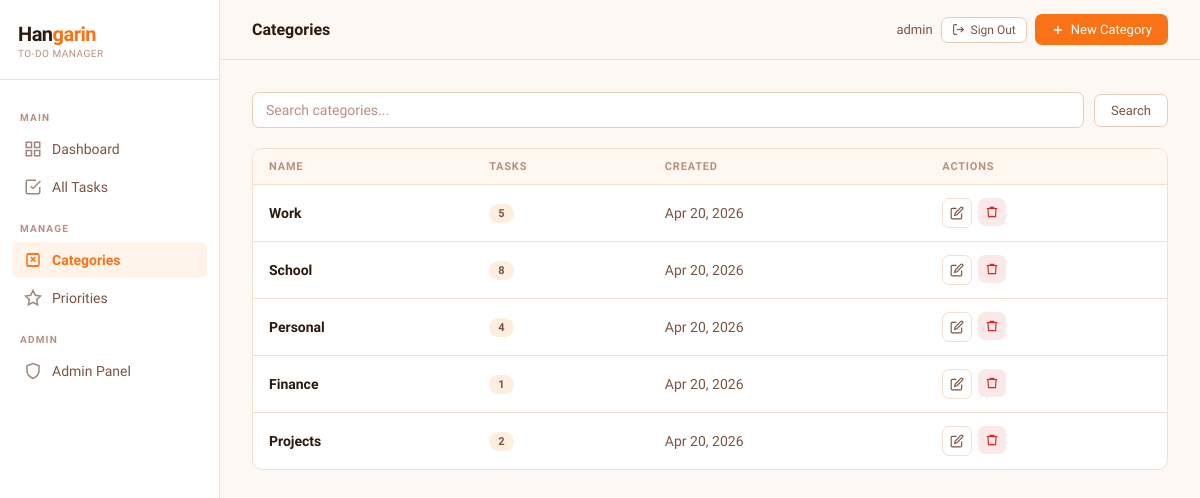
Page /categories/ (signed in) on the committed database.
### tasks/models.py (models this page shows, shortened)
class BaseModel(models.Model):
    created_at = models.DateTimeField(auto_now_add=True)
    updated_at = models.DateTimeField(auto_now=True)
    class Meta:
        abstract = True

class Category(BaseModel):
    name = models.CharField(max_length=100, unique=True)
    class Meta:
        verbose_name = "Category"
        verbose_name_plural = "Categories"
        ordering = ['name']

### tasks/views.py (the view)
# urls.py: path('categories/', views.category_list, name='category_list'),
@login_required
def category_list(request):
    search_query = request.GET.get('q', '')
    categories = Category.objects.annotate(task_count=Count('tasks'))
    if search_query:
        categories = categories.filter(name__icontains=search_query)
    paginator = Paginator(categories, 10)
    page_obj = paginator.get_page(request.GET.get('page'))
    return render(request, 'tasks/category_list.html', {
        'page_obj': page_obj,
        'search_query': search_query,
    })

### tasks/templates/tasks/category_list.html (shortened to what this page needs)
{% extends "tasks/base.html" %}
{% block page_title %}Categories{% endblock %}
{% block topbar_actions %}
  <a href="{% url 'category_create' %}" class="btn btn-primary">
    <svg width="14" height="14" viewBox="0 0 24 24" fill="none" stroke="currentColor" stroke-width="2.5"><line x1="12" y1="5" x2="12" y2="19"/><line x1="5" y1="12" x2="19" y2="12"/></svg>
    New Category
  </a>
{% endblock %}
{% block content %}
<form method="get" class="filter-bar">
  <input type="text" name="q" class="form-input" placeholder="Search categories..." value="{{ search_query }}" style="flex:1;">
  <button type="submit" class="btn btn-secondary">Search</button>
</form>
<div class="table-wrap">
  <table>
    <thead>
      <tr>
        <th>Name</th>
        <th>Tasks</th>
        <th>Created</th>
        <th>Actions</th>
      </tr>
    </thead>
    <tbody>
      {% for cat in page_obj %}
        <tr>
          <td class="td-title">{{ cat.name }}</td>
          <td>
            <span class="badge badge-default">{{ cat.task_count }}</span>
          </td>
          <td>{{ cat.created_at|date:"M d, Y" }}</td>
          <td>
            <div class="action-btns" style="display:flex;gap:6px;">
              <a href="{% url 'category_update' cat.pk %}" class="btn-icon" title="Edit">
                <svg width="14" height="14" viewBox="0 0 24 24" fill="none" stroke="currentColor" stroke-width="2"><path d="M11 4H4a2 2 0 0 0-2 2v14a2 2 0 0 0 2 2h14a2 2 0 0 0 2-2v-7"/><path d="M18.5 2.5a2.121 2.121 0 0 1 3 3L12 15l-4 1 1-4 9.5-9.5z"/></svg>
              </a>
              <form method="post" action="{% url 'category_delete' cat.pk %}" onsubmit="return confirm('Delete this category?')">
                <button type="submit" class="btn-icon" style="border:none;background:var(--red-dim);">
                  <svg width="14" height="14" viewBox="0 0 24 24" fill="none" stroke="var(--red)" stroke-width="2"><polyline points="3 6 5 6 21 6"/><path d="M19 6l-1 14H6L5 6"/><path d="M9 6V4h6v2"/></svg>
                </button>
              </form>
            </div>
          </td>
        </tr>
      {% empty %}
        <tr><td colspan="4" style="text-align:center;padding:40px;color:var(--text3);">No categories found.</td></tr>
      {% endfor %}
    </tbody>
  </table>
</div>
{% endblock %}

### tasks/templates/tasks/base.html (shortened to what this page needs)
<!DOCTYPE html>
<html lang="en">
<head>
</head>
<body>
<aside class="sidebar">
  <div class="sidebar-brand">
    <div class="logo-mark">Han<span>garin</span></div>
    <div class="tagline">To-Do Manager</div>
  </div>
  <nav class="sidebar-nav">
    <div class="nav-section-label">Main</div>
    <a href="{% url 'dashboard' %}" class="nav-link {% if request.resolver_match.url_name == 'dashboard' %}active{% endif %}">
      <svg class="icon" viewBox="0 0 24 24" fill="none" stroke="currentColor" stroke-width="2"><rect x="3" y="3" width="7" height="7"/><rect x="14" y="3" width="7" height="7"/><rect x="3" y="14" width="7" height="7"/><rect x="14" y="14" width="7" height="7"/></svg>
      Dashboard
    </a>
    <a href="{% url 'task_list' %}" class="nav-link {% if 'task' in request.resolver_match.url_name %}active{% endif %}">
      <svg class="icon" viewBox="0 0 24 24" fill="none" stroke="currentColor" stroke-width="2"><path d="M9 11l3 3L22 4"/><path d="M21 12v7a2 2 0 0 1-2 2H5a2 2 0 0 1-2-2V5a2 2 0 0 1 2-2h11"/></svg>
      All Tasks
    </a>
    <div class="nav-section-label">Manage</div>
    <a href="{% url 'category_list' %}" class="nav-link {% if 'category' in request.resolver_match.url_name %}active{% endif %}">
      <svg class="icon" viewBox="0 0 24 24" fill="none" stroke="currentColor" stroke-width="2"><path d="M4 20h16M4 4h16M9 8l3 3-3 3M15 8l-3 3 3 3"/><rect x="4" y="4" width="16" height="16" rx="2"/></svg>
      Categories
    </a>
    <a href="{% url 'priority_list' %}" class="nav-link {% if 'priority' in request.resolver_match.url_name %}active{% endif %}">
      <svg class="icon" viewBox="0 0 24 24" fill="none" stroke="currentColor" stroke-width="2"><path d="M12 2l3.09 6.26L22 9.27l-5 4.87 1.18 6.88L12 17.77l-6.18 3.25L7 14.14 2 9.27l6.91-1.01L12 2z"/></svg>
      Priorities
    </a>
    <div class="nav-section-label">Admin</div>
    <a href="/admin/" class="nav-link" target="_blank">
      <svg class="icon" viewBox="0 0 24 24" fill="none" stroke="currentColor" stroke-width="2"><path d="M12 22s8-4 8-10V5l-8-3-8 3v7c0 6 8 10 8 10z"/></svg>
      Admin Panel
    </a>
  </nav>
</aside>
<div class="main">
  <header class="topbar">
    <span class="topbar-title">{% block page_title %}Hangarin{% endblock %}</span>
    <div class="topbar-actions">
      <span style="font-size:13px; color:var(--text2); font-weight:500;">
        {{ request.user.username }}
      </span>
      <a href="{% url 'account_logout' %}" class="btn btn-secondary btn-sm">
        <svg width="13" height="13" viewBox="0 0 24 24" fill="none" stroke="currentColor" stroke-width="2">
          <path d="M9 21H5a2 2 0 0 1-2-2V5a2 2 0 0 1 2-2h4"/>
          <polyline points="16 17 21 12 16 7"/>
          <line x1="21" y1="12" x2="9" y2="12"/>
        </svg>
        Sign Out
      </a>
      {% block topbar_actions %}{% endblock %}
    </div>
  </header>
  <main class="page-content">
    {% block content %}{% endblock %}
  </main>
</div>
</body>
</html>

### rows in the picture
Category: name "Work", task_count "5", created_at "Apr 20, 2026"
Category: name "School", task_count "8", created_at "Apr 20, 2026"
Category: name "Personal", task_count "4", created_at "Apr 20, 2026"
Category: name "Finance", task_count "1", created_at "Apr 20, 2026"
Category: name "Projects", task_count "2", created_at "Apr 20, 2026"

### other values in the picture
{{ request.user.username }} "admin"
